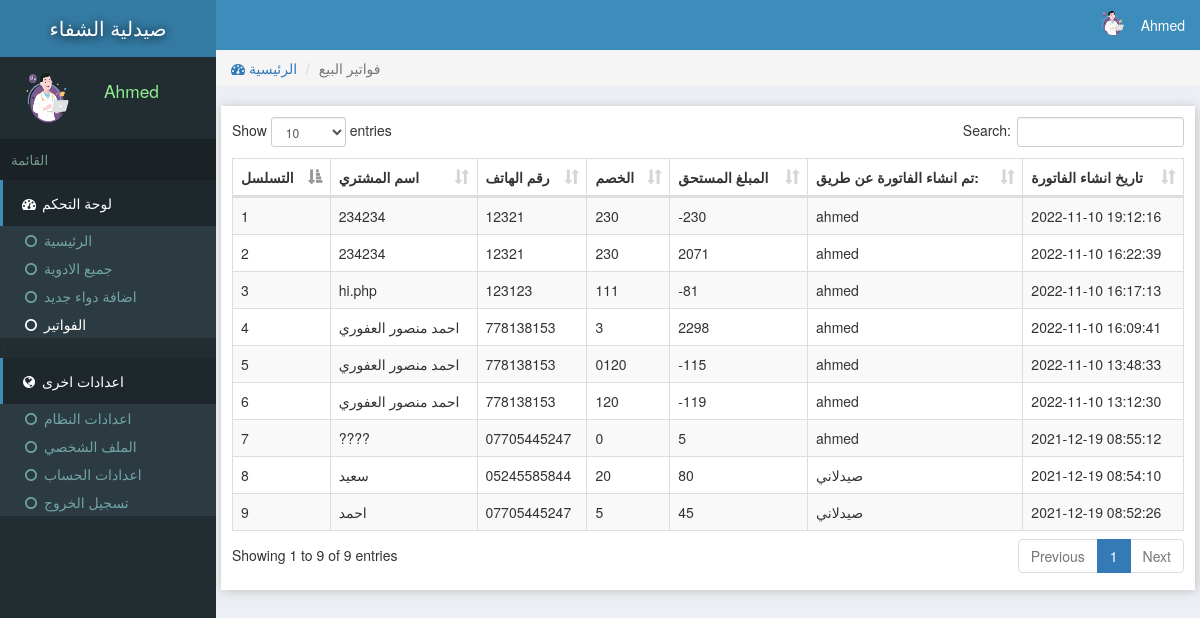
/reports.php (signed in), run on the app's committed database.
### tables this page shows
CREATE TABLE `site` (
  `id` int(11) NOT NULL,
  `title` varchar(222) NOT NULL,
  `name` varchar(222) NOT NULL
);

CREATE TABLE `users` (
  `id` int(11) NOT NULL,
  `email` varchar(222) NOT NULL,
  `password` varchar(222) NOT NULL,
  `name` varchar(222) NOT NULL,
  `pic` varchar(222) NOT NULL,
  `number` varchar(222) NOT NULL,
  `date` timestamp NOT NULL DEFAULT current_timestamp()
);

CREATE TABLE `sold` (
  `id` int(11) NOT NULL,
  `name` varchar(222) NOT NULL,
  `contact` varchar(222) NOT NULL,
  `discount` varchar(222) NOT NULL,
  `item` varchar(222) NOT NULL,
  `amount` varchar(222) NOT NULL,
  `userId` int(11) NOT NULL,
  `date` timestamp NOT NULL DEFAULT current_timestamp()
);

### assets/db.php (called while the page is built, shortened)
<?php
    $con = new mysqli('localhost','root','','store');
    $array = $con->query("select * from users where id ='$_SESSION[userId]'");
    $user = $array->fetch_assoc();
?>

### reports.php (the view, shortened to what this page needs)
<?php require "assets/function.php" ?>
<?php require 'assets/db.php';?>
<!DOCTYPE html>
<html>
<head>
<link rel="stylesheet" href="js/datatables.net-bs/css/dataTables.bootstrap.min.css">
  <?php require "assets/autoloader.php" ?>
</head>
<body style="background: #ECF0F5;padding:0;margin:0">
<div class="dashboard" style="position: fixed;width: 18%;height: 100%;background:#222D32">
  <div style="background:#357CA5;padding: 14px 3px;color:white;font-size: 15pt;text-align: center;text-shadow: 1px 1px 11px black">
    <a href="index.php" style="color: white;text-decoration: none;"><?php echo strtoupper(siteName()); ?> </a>
  </div>
  <div class="flex" style="padding: 3px 7px;margin:5px 2px;">
    <div><img src="photo/<?php echo $user['pic'] ?>" class='img-circle' style='width: 77px;height: 66px'></div>
    <div style="color:lightgreen;font-size: 13pt;padding: 14px 7px;margin-left: 11px;"><?php echo ucfirst($user['name']); ?></div>
  </div>
  <div style="background: #1A2226;font-size: 10pt;padding: 11px;color: #79978F">القائمة</div>
  <div>
    <div style="background:#1E282C;color: white;padding: 13px 17px;border-left: 3px solid #3C8DBC;"><span><i class="fa fa-dashboard fa-fw"></i> لوحة التحكم</span></div>
    <div class="item">
      <ul class="nostyle zero">
        <a href="index.php"><li ><i class="fa fa-circle-o fa-fw"></i> الرئيسية</li></a>
        <a href="inventeries.php"><li ><i class="fa fa-circle-o fa-fw"></i> جميع الادوية</li></a>
       <a href="addnew.php"><li><i class="fa fa-circle-o fa-fw"></i> اضافة دواء جديد</li></a>
        <a href="reports.php"><li style="color: white"><i class="fa fa-circle-o fa-fw"></i> الفواتير</li></a>
      </ul><
    </div>
  </div>
  <div style="background:#1E282C;color: white;padding: 13px 17px;border-left: 3px solid #3C8DBC;"><span><i class="fa fa-globe fa-fw"></i> اعدادات اخرى</span></div>
  <div class="item">
      <ul class="nostyle zero">
        <a href="sitesetting.php"><li><i class="fa fa-circle-o fa-fw"></i> اعدادات النظام</li></a>
       <a href="profile.php"><li><i class="fa fa-circle-o fa-fw"></i> الملف الشخصي</li></a>
        <a href="accountSetting.php"><li><i class="fa fa-circle-o fa-fw"></i> اعدادات الحساب</li></a>
        <a href="logout.php"><li><i class="fa fa-circle-o fa-fw"></i> تسجيل الخروج</li></a>
      </ul><
    </div>
</div>
<div class="marginLeft" >
  <div style="color:white;background:#3C8DBC" >
    <div class="pull-right flex rightAccount" style="padding-right: 11px;padding: 7px;">
      <div><img src="photo/<?php echo $user['pic'] ?>" style='width: 41px;height: 33px;' class='img-circle'></div>
      <div style="padding: 8px"><?php echo ucfirst($user['name']) ?></div>
    </div>
  </div>
  <div class="content">
   <ol class="breadcrumb ">
        <li><a href="index.php"><i class="fa fa-dashboard"></i> الرئيسية</a></li>
        <li class="active">فواتير البيع</li>
    </ol>
  <div class="tableBox" >
    <table id="dataTable" class="table table-bordered table-striped" style="z-index: -1">
      <thead>
        <th>التسلسل</th>
        <th>اسم المشتري</th>
        <th>رقم الهاتف</th>
        <th>الخصم</th>
        <th>المبلغ المستحق</th>
        <th>تم انشاء الفاتورة عن طريق:</th>
        <th>تاريخ انشاء الفاتورة</th>
      </thead>
     <tbody>
      <?php $i=0;
          $array = $con->query("select * from sold ORDER BY date DESC");
        while ($row = $array->fetch_assoc())
        {
          $i=$i+1;
        ?>
          <tr>
            <td><?php echo $i; ?></td>
            <td><?php echo $row['name']; ?></td>
            <td><?php echo $row['contact']; ?></td>
            <td><?php echo $row['discount']; ?></td>
            <td><?php echo $row['amount']; ?></td>
            <td><?php echo getAdminName($row['userId']); ?></td>
            <td><?php echo $row['date']; ?></td>
          </tr>
      <?php
        }
       ?>
     </tbody>
    </table>
  </div>
  </div>
</div>
</body>
</html>

### data on the page
site: name "صيدلية الشفاء"
users: pic (picture), name "Ahmed"
sold: name "234234", contact "12321", discount "230", amount "-230", userId.name "ahmed", date "2022-11-10 19:12:16"
sold: name "234234", contact "12321", discount "230", amount "2071", userId.name "ahmed", date "2022-11-10 16:22:39"
sold: name "hi.php", contact "123123", discount "111", amount "-81", userId.name "ahmed", date "2022-11-10 16:17:13"
sold: name "احمد منصور العفوري", contact "778138153", discount "3", amount "2298", userId.name "ahmed", date "2022-11-10 16:09:41"
sold: name "احمد منصور العفوري", contact "778138153", discount "0120", amount "-115", userId.name "ahmed", date "2022-11-10 13:48:33"
sold: name "احمد منصور العفوري", contact "778138153", discount "120", amount "-119", userId.name "ahmed", date "2022-11-10 13:12:30"
sold: name "????", contact "07705445247", discount "0", amount "5", userId.name "ahmed", date "2021-12-19 08:55:12"
sold: name "سعيد", contact "05245585844", discount "20", amount "80", userId.name "صيدلاني", date "2021-12-19 08:54:10"
sold: name "احمد", contact "07705445247", discount "5", amount "45", userId.name "صيدلاني", date "2021-12-19 08:52:26"
